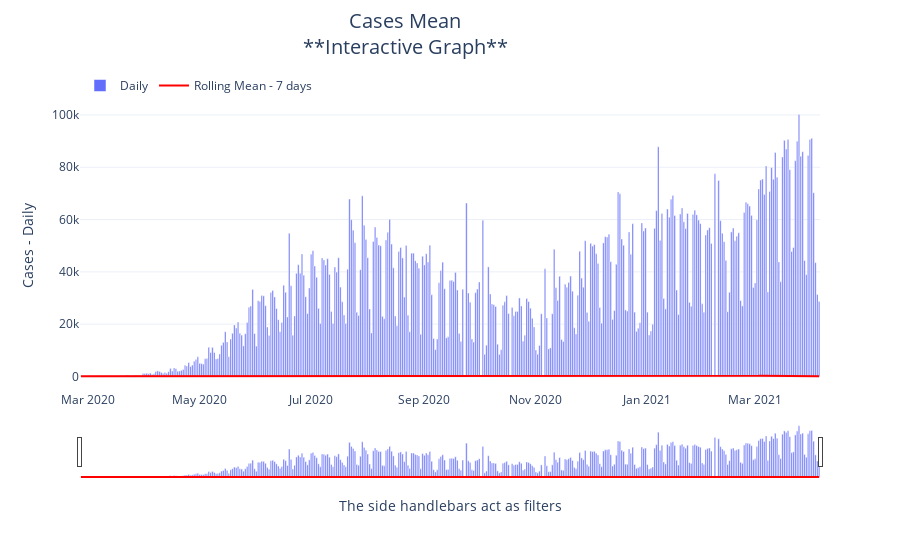

The cell this chart's notebook holds for it:
### Code cell
plotagem_media_movel(to_plot, 
                     'date', 
                     'new_cases', 
                     'new_cases_per_million_rollmean7',	
                     'Cases Mean')

### Figure 1 — Plotly figure (JSON) as saved in the notebook; plotly's stock layout.template omitted (floating-point values rounded to 4 significant figures; data arrays with more than 128 entries replaced by an {"elided": "..."} marker saying what was removed)
{"data": [{"name": "Daily", "type": "bar", "x": {"elided": "405 str values"}, "y": {"elided": "405 int values"}}, {"marker": {"color": "Red", "line": {"color": "Red", "width": 20}, "size": 120}, "mode": "lines", "name": "Rolling Mean - 7 days", "type": "scatter", "x": {"elided": "405 str values"}, "y": {"elided": "405 float values"}}], "layout": {"hovermode": "closest", "legend": {"orientation": "h", "x": 0, "y": 1}, "title": {"font": {"size": 20}, "text": "Cases Mean<br>**Interactive Graph**", "x": 0.45, "xanchor": "center", "y": 0.95, "yanchor": "top"}, "xaxis": {"rangeslider": {"visible": true}, "showgrid": false, "title": {"text": "The side handlebars act as filters"}, "type": "date"}, "yaxis": {"title": {"text": "Cases - Daily "}}}}
